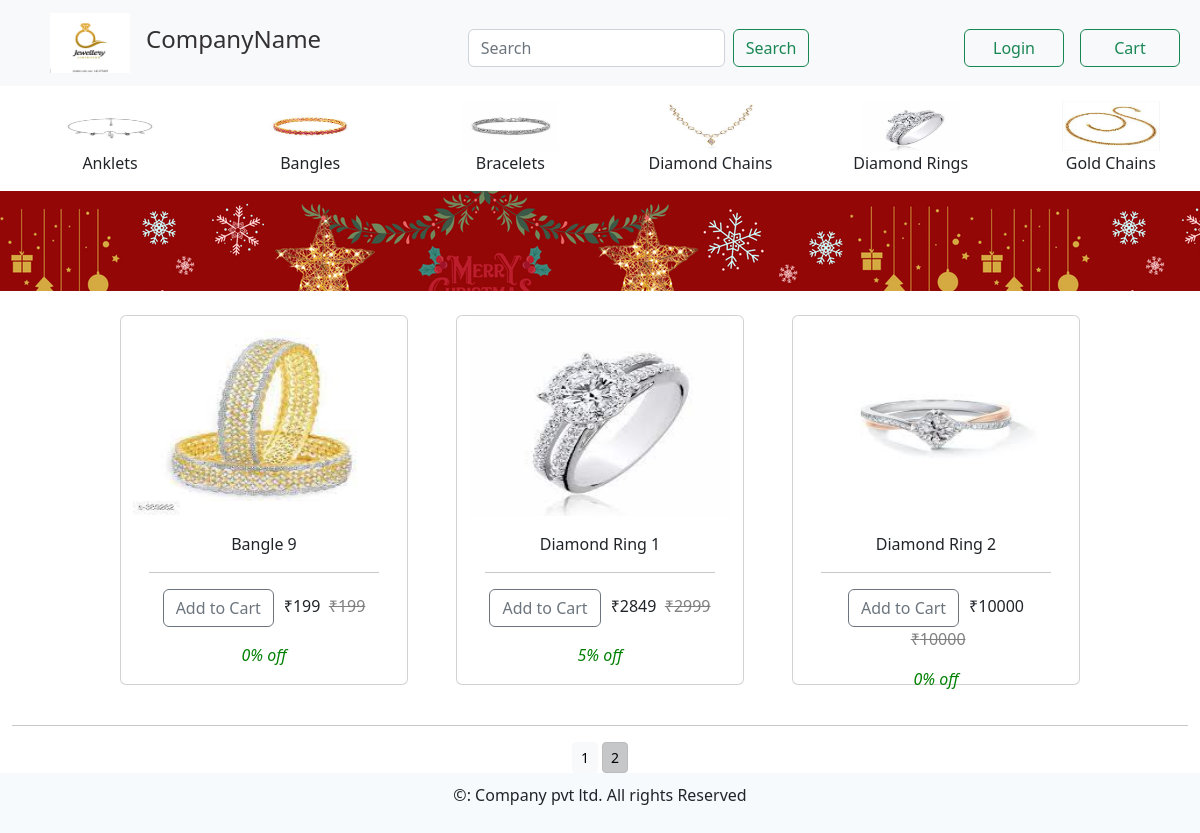
/products/?page=2, run on the app's committed database.
### products/models.py (models this page shows, shortened)
class Category(models.Model):
    category_name = models.CharField(max_length=250)
    category_slug = models.SlugField(unique=True, max_length=250, null=True, blank=True)
    category_image = models.ImageField(upload_to='CategoryImages/')
    def get_category_url(self):
        return reverse("products:home_view",kwargs={'category':self.category_slug})

class Product(models.Model):
    product_name = models.CharField(max_length=250)
    product_description = models.TextField(null=True, blank=True)
    product_price = models.IntegerField()
    product_discount = models.IntegerField(null=True, blank=True, default=0)
    product_final_price = models.IntegerField()
    product_slug = models.SlugField(unique=True, max_length=250, null=True, blank=True)
    product_category = models.ForeignKey(Category,on_delete=models.SET_NULL, null=True, blank=True)
    product_img = models.ImageField(upload_to='ProductImages', null=True, blank=True)
    stock = models.IntegerField(default=10)
    created = models.DateTimeField(auto_now_add=True)
    updated = models.DateTimeField(auto_now=True)
    objects = ModelManage()
    def get_absolute_url(self):
        return reverse("products:product_detail_view", kwargs={'cat':self.product_category.category_slug, 'prd':self.product_slug})

### products/views.py (the view)
# urls.py: path('', views.home_view, name='home_view'),
def home_view(request, category=None):
    categories = Category.objects.all()
    products = None
    if category is None:
        products = Product.objects.all()
    else:
        category_name = get_object_or_404(Category, category_slug=category)
        products = Product.objects.all().filter(product_category=category_name)
    paginator = Paginator(products, 8)
    try:
        page = int(request.GET.get('page', '1'))
    except:
        page = 1
    try:
        products = paginator.page(page)
    except (EmptyPage, InvalidPage):
        products = paginator.page(paginator.num_pages)
    return render(request, 'products/home.html', {'categories':categories, 'products':products})

### templates/products/home.html (shortened to what this page needs)
{% extends 'base.html' %}
{% load static %}
{% block content %}
    <div class="container-fluid">
        <div class="categories">
            {% for category in categories %}
                <div class='col-4 col-sm-3 col-md-3 col-lg-2 category-image-div'>
                    <a href="{{ category.get_category_url }}"><img class="category-image" src="{{ category.category_image.url }}" alt=""></a>
                    <p>{{ category.category_name }}</p>
                </div>
            {% endfor %}
        </div>
    </div>
    <div class="container-fluid">
        <div class="row banner-div" style="background: url({% static 'ChristmasSale.png' %});">
                <video autoplay="autoplay" loop muted style="height: 100px;">
                    <source src="{% static 'ChristmasSale.mp4' %}" type="video/mp4">
                    <source src="{% static 'ChristmasSale.webm' %}" type="video/webm">
                    <source src="{% static 'ChristmasSale.ogg' %}" type="video/ogg">
                </video>
        </div>
        <div class="row products">
                {% for product in products%}
                <div class="card col-md-3 col-sm-6 card-div m-4">
                    {% if product.product_img %}
                        <a href="{{ product.get_absolute_url }}"><img src="{{ product.product_img.url }}" class="card-img-top" alt="Image not found"></a>
                    {% else %}
                        <img src="" class="card-img-top" alt="Image Not Found">
                    {% endif %}
                    <div class="card-body">
                        <p class="card-text">{{ product.product_name }}</p>
                        <hr>
                        <p class="card-text"><a href="{% url 'cart:add_cart' product.id %}"><button class="btn btn-outline-secondary" style="margin-right: 10px;">Add to Cart</button></a>&#x20B9;{{ product.product_final_price }} &nbsp;<del style="color: gray;">&#x20B9;{{ product.product_price }}</del>  </p>
                        <p><em style="color: green;">{{ product.product_discount }}% off</em></p>
                    </div>
                </div>
                {% endfor %}
        </div>
        <div class="mx-auto">
            {% if products.paginator.num_pages > 1 %}
                <hr>
                <div class="text-center">
                    {% for pg in products.paginator.page_range %}
                    <a href="?page={{pg}}" class="btn btn-light btn-sm {% if products.number == pg %} active {% endif %}">{{ pg }}</a>
                    {% endfor %}
                </div>
            {% endif %}
        </div>
    </div>
{% endblock %}

### static/css/home_style.css (style rules this page uses)
.categories { overflow-x: hidden; white-space: nowrap; margin-top: 15px; scrollbar-width: thin; }
.category-image-div { display: inline-block; float: none; text-align: center; }
.category-image { width: 50%; height: 50px; }
.banner-div { background-repeat: no-repeat; background-size: cover; background-position: center; }
.products { text-align: center; justify-content: center; }
.card-div { width: 18em; height: 370px; }
.card-img-top { height: 200px; }

### data on the page
Category: category_image (picture), category_name "Anklets"
Category: category_image (picture), category_name "Bangles"
Category: category_image (picture), category_name "Bracelets"
Category: category_image (picture), category_name "Diamond Chains"
Category: category_image (picture), category_name "Diamond Rings"
Category: category_image (picture), category_name "Gold Chains"
Product: product_img (picture), product_name "Bangle 9", product_final_price "199", product_price "199", product_discount "0"
Product: product_img (picture), product_name "Diamond Ring 1", product_final_price "2849", product_price "2999", product_discount "5"
Product: product_img (picture), product_name "Diamond Ring 2", product_final_price "10000", product_price "10000", product_discount "0"

### other printed values
{{ pg }} "1" "2"
